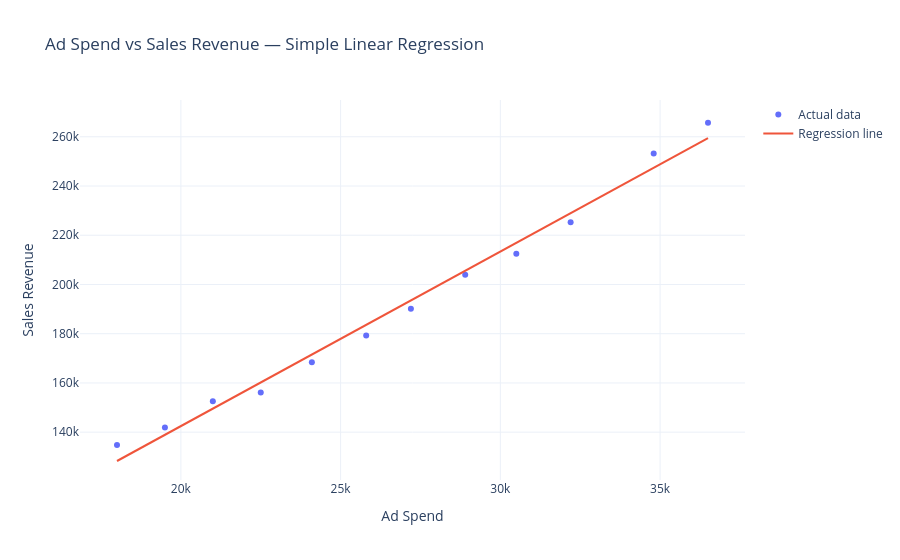

The cell this chart's notebook holds for it:
### Code cell
# Sort the data by the predictor so the regression line is drawn from left to right.
plot_df = df.sort_values(predictor).copy()

# Match the prediction order to the sorted predictor values.
plot_df["predicted_sales_revenue"] = result["predictions"][np.argsort(x)]

# Create a scatter plot of the actual data.
fig = go.Figure()  
fig.add_trace(go.Scatter(
    x=plot_df[predictor],
    y=plot_df["sales_revenue"],
    mode="markers",
    name="Actual data",
    text=plot_df["campaign_name"],
    hovertemplate="Campaign: %{text}<br>ad_spend: %{x}<br>sales_revenue: %{y}<extra></extra>",
))

# Add a regression line using the predicted sales revenue values.
fig.add_trace(go.Scatter(
    x=plot_df[predictor],
    y=plot_df["predicted_sales_revenue"],
    mode="lines",
    name="Regression line",
    hovertemplate="ad_spend: %{x}<br>predicted sales_revenue: %{y}<extra></extra>",
    )
)

# Label the chart and axes clearly.
fig.update_layout(
    title="Ad Spend vs Sales Revenue — Simple Linear Regression",
    xaxis_title="Ad Spend",
    yaxis_title="Sales Revenue",
    template="plotly_white",
)
fig.show()

### Figure 1 — Plotly figure (JSON) as saved in the notebook; plotly's stock layout.template omitted (floating-point values rounded to 4 significant figures)
{"data": [{"hovertemplate": "Campaign: %{text}<br>ad_spend: %{x}<br>sales_revenue: %{y}<extra></extra>", "mode": "markers", "name": "Actual data", "text": ["New Year Sale", "Loyalty Push", "Spring Refresh", "Weekend Deals", "Member Month", "Midyear Clearance", "Back To School Preview", "Back To School Peak", "Payday Promo", "Holiday Warmup", "Black Friday", "Year End Holiday"], "type": "scatter", "x": [18000, 19500, 21000, 22500, 24100, 25800, 27200, 28900, 30500, 32200, 34800, 36500], "y": [134800, 141900, 152600, 156100, 168400, 179300, 190100, 203900, 212500, 225300, 253200, 265700]}, {"hovertemplate": "ad_spend: %{x}<br>predicted sales_revenue: %{y}<extra></extra>", "mode": "lines", "name": "Regression line", "type": "scatter", "x": [18000, 19500, 21000, 22500, 24100, 25800, 27200, 28900, 30500, 32200, 34800, 36500], "y": [128300.0, 138900.0, 149600.0, 160200.0, 171500.0, 183600.0, 193500.0, 205600.0, 216900.0, 229000.0, 247400.0, 259400.0]}], "layout": {"title": {"text": "Ad Spend vs Sales Revenue — Simple Linear Regression"}, "xaxis": {"title": {"text": "Ad Spend"}}, "yaxis": {"title": {"text": "Sales Revenue"}}}}
